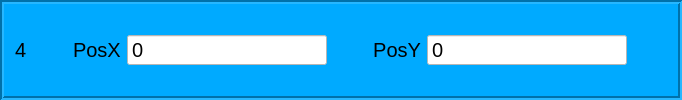
            <widget class="QFrame" name="frame_10">
             <property name="sizePolicy">
              <sizepolicy hsizetype="Preferred" vsizetype="Fixed">
               <horstretch>0</horstretch>
               <verstretch>0</verstretch>
              </sizepolicy>
             </property>
             <property name="maximumSize">
              <size>
               <width>16777215</width>
               <height>120</height>
              </size>
             </property>
             <property name="font">
              <font>
               <family>Tahoma</family>
               <pointsize>15</pointsize>
              </font>
             </property>
             <property name="styleSheet">
              <string notr="true">background-color: rgb(0, 170, 255);</string>
             </property>
             <property name="frameShape">
              <enum>QFrame::Box</enum>
             </property>
             <property name="frameShadow">
              <enum>QFrame::Sunken</enum>
             </property>
             <property name="lineWidth">
              <number>2</number>
             </property>
             <property name="midLineWidth">
              <number>0</number>
             </property>
             <layout class="QHBoxLayout" name="horizontalLayout_6">
              <item>
               <widget class="QLabel" name="label_9">
                <property name="font">
                 <font>
                  <family>Tahoma</family>
                  <pointsize>15</pointsize>
                 </font>
                </property>
                <property name="text">
                 <string>4</string>
                </property>
               </widget>
              </item>
              <item>
               <spacer name="horizontalSpacer_2">
                <property name="orientation">
                 <enum>Qt::Horizontal</enum>
                </property>
                <property name="sizeHint" stdset="0">
                 <size>
                  <width>40</width>
                  <height>20</height>
                 </size>
                </property>
               </spacer>
              </item>
              <item>
               <widget class="QLabel" name="label_13">
                <property name="sizePolicy">
                 <sizepolicy hsizetype="Preferred" vsizetype="Preferred">
                  <horstretch>0</horstretch>
                  <verstretch>0</verstretch>
                 </sizepolicy>
                </property>
                <property name="font">
                 <font>
                  <pointsize>15</pointsize>
                 </font>
                </property>
                <property name="styleSheet">
                 <string notr="true"/>
                </property>
                <property name="text">
                 <string>PosX</string>
                </property>
               </widget>
              </item>
              <item>
               <widget class="QSpinBox" name="edtCelebiRX4">
                <property name="sizePolicy">
                 <sizepolicy hsizetype="Fixed" vsizetype="Fixed">
                  <horstretch>0</horstretch>
                  <verstretch>0</verstretch>
                 </sizepolicy>
                </property>
                <property name="minimumSize">
                 <size>
                  <width>200</width>
                  <height>0</height>
                 </size>
                </property>
                <property name="font">
                 <font>
                  <family>Tahoma</family>
                  <pointsize>15</pointsize>
                 </font>
                </property>
                <property name="styleSheet">
                 <string notr="true">background-color: rgb(255, 255, 255);</string>
                </property>
                <property name="buttonSymbols">
                 <enum>QAbstractSpinBox::NoButtons</enum>
                </property>
                <property name="showGroupSeparator" stdset="0">
                 <bool>false</bool>
                </property>
                <property name="maximum">
                 <number>100000000</number>
                </property>
                <property name="value">
                 <number>0</number>
                </property>
               </widget>
              </item>
              <item>
               <spacer name="horizontalSpacer_5">
                <property name="orientation">
                 <enum>Qt::Horizontal</enum>
                </property>
                <property name="sizeType">
                 <enum>QSizePolicy::Fixed</enum>
                </property>
                <property name="sizeHint" stdset="0">
                 <size>
                  <width>40</width>
                  <height>20</height>
                 </size>
                </property>
               </spacer>
              </item>
              <item>
               <widget class="QLabel" name="label_14">
                <property name="sizePolicy">
                 <sizepolicy hsizetype="Preferred" vsizetype="Preferred">
                  <horstretch>0</horstretch>
                  <verstretch>0</verstretch>
                 </sizepolicy>
                </property>
                <property name="font">
                 <font>
                  <pointsize>15</pointsize>
                 </font>
                </property>
                <property name="text">
                 <string>PosY</string>
                </property>
                <property name="alignment">
                 <set>Qt::AlignRight|Qt::AlignTrailing|Qt::AlignVCenter</set>
                </property>
               </widget>
              </item>
              <item>
               <widget class="QSpinBox" name="edtCelebiRY4">
                <property name="sizePolicy">
                 <sizepolicy hsizetype="Fixed" vsizetype="Fixed">
                  <horstretch>0</horstretch>
                  <verstretch>0</verstretch>
                 </sizepolicy>
                </property>
                <property name="minimumSize">
                 <size>
                  <width>200</width>
                  <height>0</height>
                 </size>
                </property>
                <property name="font">
                 <font>
                  <family>Tahoma</family>
                  <pointsize>15</pointsize>
                 </font>
                </property>
                <property name="styleSheet">
                 <string notr="true">background-color: rgb(255, 255, 255);</string>
                </property>
                <property name="buttonSymbols">
                 <enum>QAbstractSpinBox::NoButtons</enum>
                </property>
                <property name="showGroupSeparator" stdset="0">
                 <bool>false</bool>
                </property>
                <property name="prefix">
                 <string/>
                </property>
                <property name="maximum">
                 <number>10000000</number>
                </property>
                <property name="value">
                 <number>0</number>
                </property>
               </widget>
              </item>
              <item>
               <spacer name="horizontalSpacer_6">
                <property name="orientation">
                 <enum>Qt::Horizontal</enum>
                </property>
                <property name="sizeType">
                 <enum>QSizePolicy::Expanding</enum>
                </property>
                <property name="sizeHint" stdset="0">
                 <size>
                  <width>40</width>
                  <height>20</height>
                 </size>
                </property>
               </spacer>
              </item>
             </layout>
            </widget>
